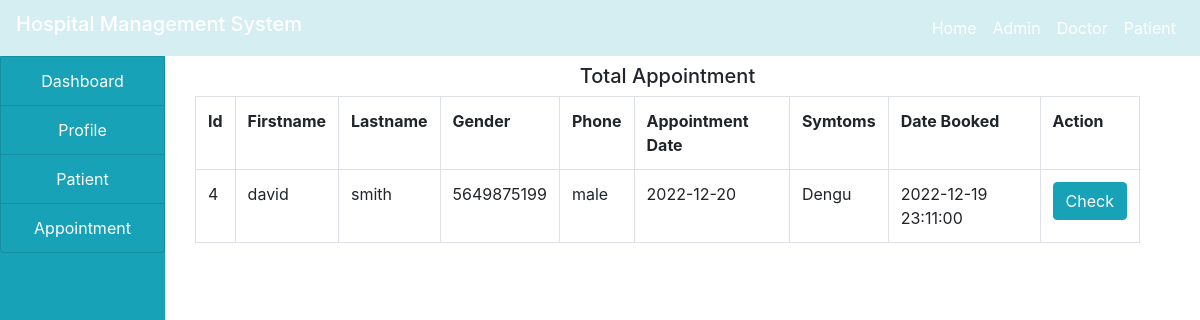
The page /doctor/appointment.php on the database its author committed.
### tables this page shows
CREATE TABLE `appointment` (
  `id` int(11) NOT NULL,
  `firstname` varchar(30) NOT NULL,
  `lastname` varchar(30) NOT NULL,
  `gender` varchar(10) NOT NULL,
  `phone` varchar(40) NOT NULL,
  `appointment_date` varchar(30) NOT NULL,
  `symptoms` varchar(50) NOT NULL,
  `status` varchar(30) NOT NULL,
  `date_booked` varchar(50) NOT NULL
);

### doctor/appointment.php (the view, shortened to what this page needs)
<!DOCTYPE html>
<html>
<head>
</head>
<body>
<?php
	include("../project/home.php");
	include("../project/connection.php");
?>
<div class="container-fluid">
		<div class="col-md-12">
			<div class="row">
				<div class="col-md-2" style="margin-left: -30px;">
					<?php
						include("sidenav.php");
					?>
				</div>
				<div class="col-md-10">
					<h5 class="text-center my-2">Total Appointment</h5>
					<?php
						$query = "SELECT * from appointment where status='Pendding'";
						$res = mysqli_query($connect,$query);
						$output="";
						$output .="
							<table class='table table-bordered'>
							<tr>
								<th>Id</th>
								<th>Firstname</th>
								<th>Lastname</th>
								<th>Gender</th>
								<th>Phone</th>
								<th>Appointment Date</th>
								<th>Symtoms</th>
								<th>Date Booked</th>
								<th>Action</th>
							</tr>
						";
						while($row = mysqli_fetch_array($res))
						{
							$output .= "
								<tr>
									<td>".$row['id']."</td>
									<td>".$row['firstname']."</td>
									<td>".$row['lastname']."</td>
									<td>".$row['gender']."</td>
									<td>".$row['phone']."</td>
									<td>".$row['appointment_date']."</td>
									<td>".$row['symptoms']."</td>
									<td>".$row['date_booked']."</td>
									<td>
									   <a href='discharge.php?id=".$row['id']."'>
									   		<button class='btn btn-info'>Check</button>
									   </a>
									</td>
							";
						}
						$output .="
							</tr>
							</table>
						";
						echo $output;
					?>
				</div>
			</div>
		</div>
	</div>
</body>
</html>

### rows shown on the page
appointment: id "4", firstname "david", lastname "smith", gender "5649875199", phone "male", appointment_date "2022-12-20", symptoms "Dengu", date_booked "2022-12-19 23:11:00"
